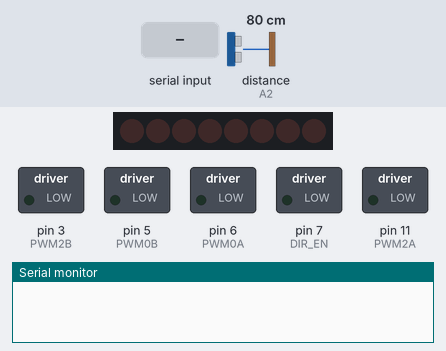
This sketch was run on a simulated Arduino Uno, built with avr-gcc and run on an emulated ATmega328P. Shown: 8 shift-register outputs drawn as a row of LEDs (first output left, lit = HIGH), switched loads named in the sketch (green lamp = pin HIGH), the last lines printed to the serial monitor. Wiring (inferred from the names in the program): shift register (74HC595): data pin 8; shift clock pin 4; latch pin 12. Wiring (inferred from the signals the program sends): row of LEDs: on Q0, Q1, Q2, Q3, Q4, Q5, Q6, Q7. Inputs (shaded band) come from the test bench; at power-on: distance to the obstacle (sensor on A2) 80 cm. The echo pulse lasts 58.3 µs per cm; pins used as bus, display or sensor lines are not drawn.

Above: at 1.2 s.
1.3 s: "F\n" received over the second serial link
At 2.1 s:
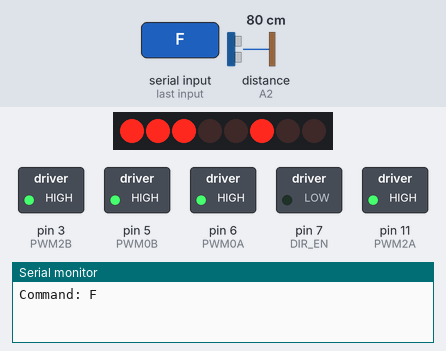
4.3 s: "Stop\n" received over the second serial link
At 5.7 s:
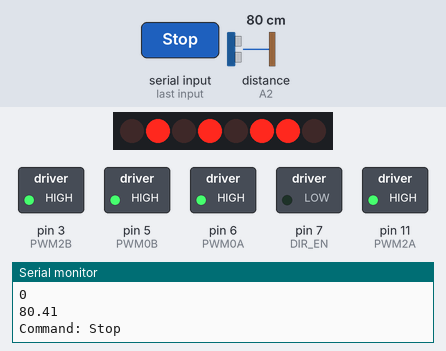
7.3 s: "B\n" received over the second serial link
At 7.9 s:
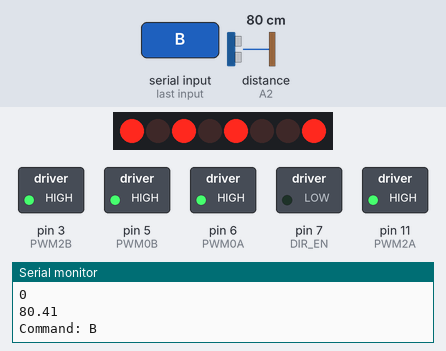
10.3 s: "F\n" received over the second serial link
At 13.6 s:
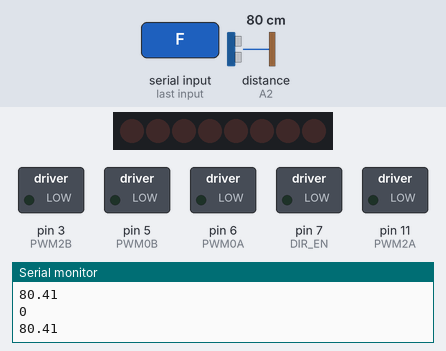
Timing chart, 0 to 14.3 s (numbered marks = the images above; inputs shaded):
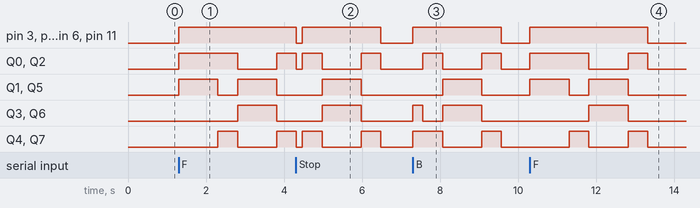

The sketch:

nuevo_enfoque1.ino
```cpp
#include <SoftwareSerial.h>

SoftwareSerial mySerial(A0, A1); // RX, TX

volatile int Front_Distance;
volatile boolean Flag = true;

const int Trig = A3;
const int Echo = A2;
const int PWM2A = 11; // M1 motor
const int PWM2B = 3;  // M2 motor
const int PWM0A = 6;  // M3 motor
const int PWM0B = 5;  // M4 motor
const int DIR_CLK = 4;
const int DIR_EN = 7;
const int DATA = 8;
const int DIR_LATCH = 12;

const int Move_Forward = 39;
const int Move_Backward = 216;
const int Right_Rotate = 149;
const int Left_Rotate = 106;
const int Stop = 0;

int Speed1 = 255;
int Speed2 = 255;
int Speed3 = 255;
int Speed4 = 255;

int number = 0;

bool runningUltrasonicAvoidance = false; // State variable
String direccion_actual = "arranca";  // Variable to store the current direction

unsigned long lastDistanceCheck = 0;    // To track time for ultrasonic checks
unsigned long distanceInterval = 100;  // Time between distance checks (ms)

unsigned long lastMotorAction = 0;     // To track time for motor actions
unsigned long motorDelay = 250;        // Delay between motor actions (ms)
bool motorDelayActive = false;         // Flag to manage motor delays

unsigned long lastDataSend = 0;        // To track time for data sending
unsigned long dataSendInterval = 500;  // Time between data sends (ms)

void Motor(int Dir, int Speed1, int Speed2, int Speed3, int Speed4) {
  analogWrite(PWM2A, Speed1);
  analogWrite(PWM2B, Speed2);
  analogWrite(PWM0A, Speed3);
  analogWrite(PWM0B, Speed4);
  digitalWrite(DIR_LATCH, LOW);
  shiftOut(DATA, DIR_CLK, MSBFIRST, Dir);
  digitalWrite(DIR_LATCH, HIGH);

  // Update direction state
  if (Dir == Move_Forward) {
    direccion_actual = "adelante";
  } else if (Dir == Move_Backward) {
    direccion_actual = "atrás";
  } else if (Dir == Left_Rotate) {
    direccion_actual = "girando izquierda";
  } else if (Dir == Right_Rotate) {
    direccion_actual = "girando derecha";
  } else if (Dir == Stop) {
    direccion_actual = "detenido";
  }
}

float checkdistance() {
  static float lastDistance = 0; // Cache the last valid distance
  if (millis() - lastDistanceCheck >= distanceInterval) {
    lastDistanceCheck = millis();

    digitalWrite(Trig, LOW);
    delayMicroseconds(2);
    digitalWrite(Trig, HIGH);
    delayMicroseconds(10);
    digitalWrite(Trig, LOW);

    float distance = pulseIn(Echo, HIGH) / 58.00;

    // Ignore invalid readings
    if (distance > 0 && distance < 400) {
      lastDistance = distance;
    }
  }
  return lastDistance;
}

void mapEnvironment() {
  // Initialize variables for the map data
  int frontObstacle = 0, rightObstacle = 0, leftObstacle = 0;
  float frontDistance = 0, rightDistance = 0, leftDistance = 0;

  // Step 1: Check front
  frontDistance = checkdistance();
  frontObstacle = (frontDistance > 0 && frontDistance <= 35) ? 1 : 0;

  // Step 2: Turn right and check
  Motor(Right_Rotate, Speed1, Speed2, Speed3, Speed4);
  delay(500); // Allow enough time for a 90-degree turn
  rightDistance = checkdistance();
  rightObstacle = (rightDistance > 0 && rightDistance <= 35) ? 1 : 0;

  // Step 3: Turn left twice to check left side
  Motor(Left_Rotate, Speed1, Speed2, Speed3, Speed4);
  delay(1000); // Allow enough time for a 180-degree turn
  leftDistance = checkdistance();
  leftObstacle = (leftDistance > 0 && leftDistance <= 35) ? 1 : 0;

  // Step 4: Return to original orientation
  Motor(Right_Rotate, Speed1, Speed2, Speed3, Speed4);
  delay(500); // Return to the original position
  Motor(Stop, 0, 0, 0, 0);

  // Step 5: Send data to Python
  mySerial.print("{\"Front\": {\"Obstacle\": ");
  mySerial.print(frontObstacle);
  mySerial.print(", \"Distance\": ");
  mySerial.print(frontDistance);
  mySerial.print("}, \"Right\": {\"Obstacle\": ");
  mySerial.print(rightObstacle);
  mySerial.print(", \"Distance\": ");
  mySerial.print(rightDistance);
  mySerial.print("}, \"Left\": {\"Obstacle\": ");
  mySerial.print(leftObstacle);
  mySerial.print(", \"Distance\": ");
  mySerial.print(leftDistance);
  mySerial.println("}}");
  Serial.println(frontObstacle); // Debug print
  Serial.println(frontDistance); // Debug print
  Serial.println(rightObstacle); // Debug print
  Serial.println(rightDistance); // Debug print
  Serial.println(leftObstacle); // Debug print
  Serial.println(leftDistance); // Debug print


}

void executeCommand(String command) {

  //number = 1;
  if (command == "F") {
    Motor(Move_Forward, Speed1, Speed2, Speed3, Speed4);
    delay(1000); // Adjust based on desired distance
  } else if (command == "B") {
    Motor(Move_Backward, Speed1, Speed2, Speed3, Speed4);
    delay(250);
  } else if (command == "L") {
    Motor(Left_Rotate, Speed1, Speed2, Speed3, Speed4);
    delay(250); // 90-degree turn
  } else if (command == "R") {
    Motor(Right_Rotate, Speed1, Speed2, Speed3, Speed4);
    delay(1000);
  } else if (command == "Stop") {
    Motor(Stop, 0, 0, 0, 0);
  }

  Motor(Stop, 0, 0, 0, 0); // Ensure stop after movement
  mapEnvironment();       // Re-map after executing the command
}

void setup() {
  mySerial.begin(9600);
  Serial.begin(9600);

  pinMode(DIR_CLK, OUTPUT);
  pinMode(DATA, OUTPUT);
  pinMode(DIR_EN, OUTPUT);
  pinMode(DIR_LATCH, OUTPUT);
  pinMode(PWM0B, OUTPUT);
  pinMode(PWM0A, OUTPUT);
  pinMode(PWM2A, OUTPUT);
  pinMode(PWM2B, OUTPUT);
  pinMode(Trig, OUTPUT);
  pinMode(Echo, INPUT);
}

void loop() {

  if(number == 1){
      Motor(Move_Forward, Speed1, Speed2, Speed3, Speed4);
      delay(250); // Adjust based on desired distance
  }
  if (mySerial.available() > 0) {
    String command = mySerial.readStringUntil('\n'); // Read the command from Python
    command.trim(); // Remove any extra whitespace or newlines
    Serial.print("Command: ");
    Serial.println(command); // Debug print
    executeCommand(command); // Execute the command
  }
}
```

Measured:
- after the input at 1.3 s, pin 3 (PWM2B), pin 5 (PWM0B): LOW → HIGH at once
- after the input at 7.3 s, pin 3 (PWM2B), pin 5 (PWM0B): LOW → HIGH at once, → LOW 2.3 s later
- after the input at 10.3 s, pin 3 (PWM2B), pin 5 (PWM0B): LOW → HIGH at once, → LOW 3.0 s later
